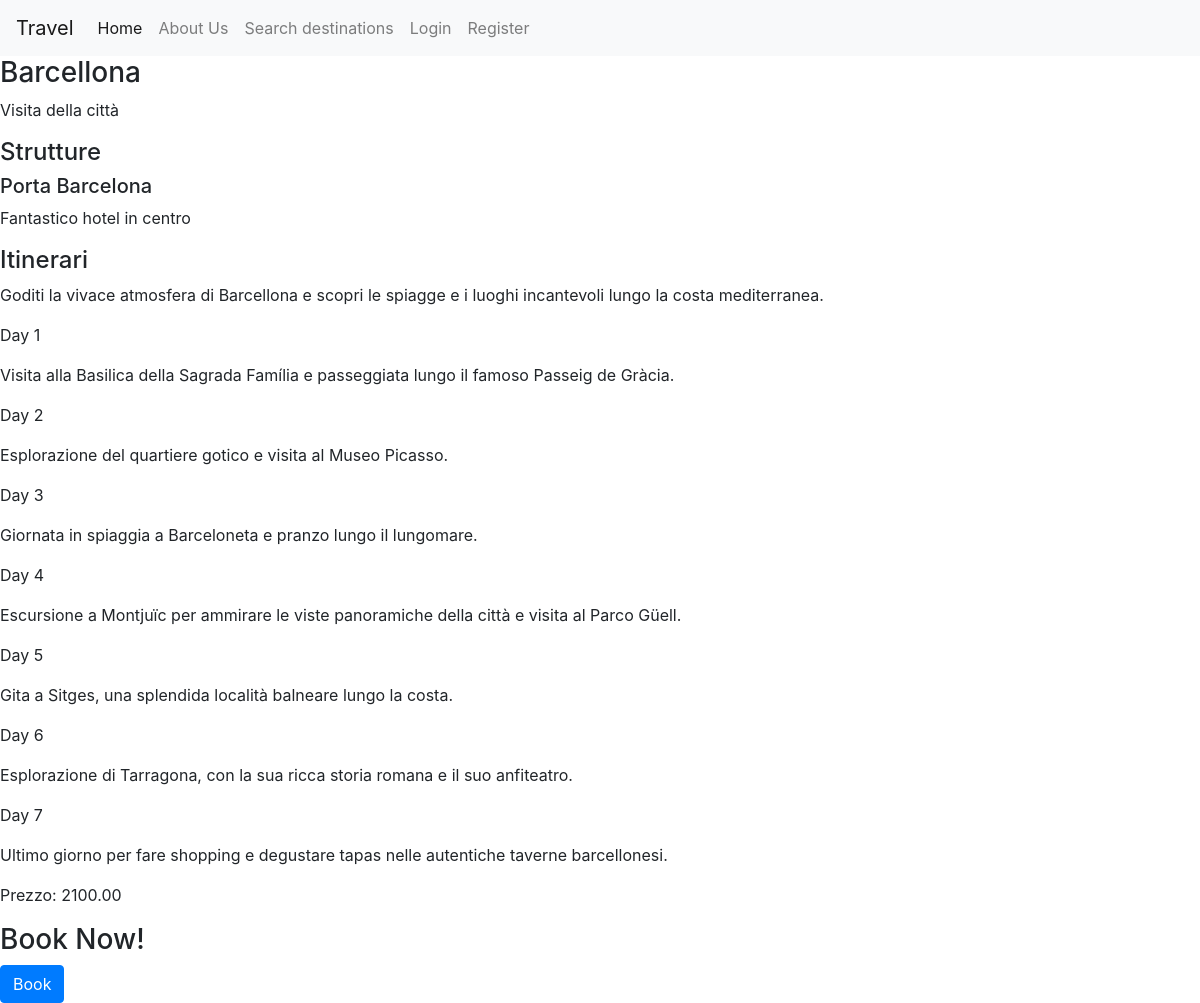
Page /destinations/Barcellona on the committed database.
### travel/models.py (models this page shows, shortened)
class Destinazione(models.Model):
    destinazione_id = models.PositiveIntegerField(primary_key=True)
    nome = models.CharField(max_length=100)
    descrizione = models.TextField()
    paese = models.CharField(max_length=100)

class Struttura(models.Model):
    destinazione = models.ForeignKey(Destinazione, on_delete=models.CASCADE)
    nome = models.CharField(max_length=100)
    descrizione = models.TextField()
    indirizzo = models.CharField(max_length=200)
    telefono = models.CharField(max_length=20)

class Itinerario(models.Model):
    destinazione = models.ForeignKey(Destinazione, on_delete=models.CASCADE)
    titolo = models.CharField(max_length=100)
    descrizione = models.TextField()
    prezzo = models.DecimalField(max_digits=6, decimal_places=2, null=True)
    day1 = models.CharField(max_length=200, blank=True, null=True)
    day2 = models.CharField(max_length=200, blank=True, null=True)
    day3 = models.CharField(max_length=200, blank=True, null=True)
    day4 = models.CharField(max_length=200, blank=True, null=True)
    day5 = models.CharField(max_length=200, blank=True, null=True)
    day6 = models.CharField(max_length=200, blank=True, null=True)
    day7 = models.CharField(max_length=200, blank=True, null=True)

### travel/views.py (the view)
# urls.py: path('destinations/<str:nome>', views.destination_details, name='destination'),
def destination_details(request, nome):
    destinazione = Destinazione.objects.get(nome=nome)
    strutture = Struttura.objects.filter(destinazione=destinazione)
    itinerari = Itinerario.objects.filter(destinazione=destinazione)
    context = {
        "destinazione": destinazione,
        "strutture": strutture,
        "itinerari": itinerari,
    }
    return render(request, "travel/destination_details.html", context)

### template/travel/destination_details.html (shortened to what this page needs)
{% extends 'travel/base.html' %}
{% block content %}
    <h3>{{ destinazione.nome }}</h3>
    <p>{{ destinazione.descrizione }}</p>
    <h4>Strutture</h4>
    {% for struttura in strutture %}
        <div class="struttura">
            <h5>{{ struttura.nome }}</h5>
            <p>{{ struttura.descrizione}}</p>
        </div>
    {% endfor %}
    <h4>Itinerari</h4>
    {% for itinerario in itinerari %}
        <div class="itinerario">
            <p>{{ itinerario.descrizione}}</p>
            <p>Day 1</p>
            <p>{{ itinerario.day1 }}</p>
            {% if itinerario.day2 is not None %}
            <p>Day 2</p>
            <p>{{ itinerario.day2 }}</p>
            {% endif %}
            {% if itinerario.day3 is not None %}
            <p>Day 3</p>
            <p>{{ itinerario.day3 }}</p>
            {% endif %}
            {% if itinerario.day4 is not None %}
            <p>Day 4</p>
            <p>{{ itinerario.day4 }}</p>
            {% endif %}
            {% if itinerario.day5 is not None %}
                <p>Day 5</p>
                <p>{{ itinerario.day5 }}</p>
            {% endif %}
            {% if itinerario.day6 is not None %}
            <p>Day 6</p>
            <p>{{ itinerario.day6 }}</p>
            {% endif %}
            {% if itinerario.day7 is not None %}
                <p>Day 7</p>
                <p>{{ itinerario.day7 }}</p>
            {% endif %}
            <p>Prezzo: {{ itinerario.prezzo }}</p>
        </div>
    {% endfor %}
    <h3>Book Now!</h3>
    <form action="{% url 'add_prenotation' destinazione.nome %}" method="get">
        <button class="btn btn-primary" type="submit">Book</button>
    </form>
{% endblock %}

### rows in the picture
Destinazione: nome "Barcellona", descrizione "Visita della città"
Struttura: nome "Porta Barcelona", descrizione "Fantastico hotel in centro"
Itinerario: descrizione "Goditi la vivace atmosfera di Barcellona e scopri le spiagge e i luoghi incantevoli lungo la costa mediterranea.", day1 "Visita alla Basilica della Sagrada Família e passeggiata lungo il famoso Passeig de Gràcia.", day2 "Esplorazione del quartiere gotico e visita al Museo Picasso.", day3 "Giornata in spiaggia a Barceloneta e pranzo lungo il lungomare.", day4 "Escursione a Montjuïc per ammirare le viste panoramiche della città e visita al Parco Güell.", day5 "Gita a Sitges, una splendida località balneare lungo la costa.", day6 "Esplorazione di Tarragona, con la sua ricca storia romana e il suo anfiteatro.", day7 "Ultimo giorno per fare shopping e degustare tapas nelle autentiche taverne barcellonesi.", prezzo "2100.00"
